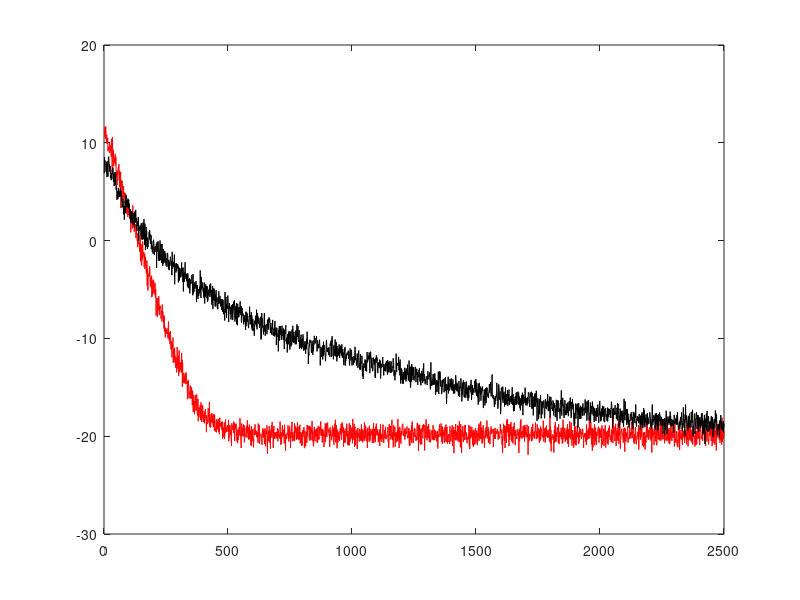

Source code (MATLAB):
%====================================================================
% Exercise 5.20.
% This function generates the model and data for white noise 
% as well as an AR process, and runs the LMS algorithm.
%=====================================================================

function  LMS 
 
 figure 
L=10;%Dimension of the unknown vector
N=2500; %Number of Data
theta=randn(L,1);%Unknown parameter

IterNo=100;
wtot=zeros(N,IterNo);
MSE1=zeros(N,IterNo);
MSE2=zeros(N,IterNo);
noisevar=0.01;
X = randn(L,N);
inputvec = @(n) X(:,n); %Input process (white)

noise = randn(N,1)*sqrt(noisevar);

y = zeros(N,1);
y(1:N) = X(:,1:N)'*theta;
y = y + noise;

for It=1:IterNo
    xcorrel = randn(N+L-1,1);
 
xcorrel = xcorrel/std(xcorrel);

X = convmtx(xcorrel,L)';
X(:,1:L-1) = [];

inputvec = @(n) X(:,n);

noise = randn(N,1)*sqrt(noisevar);

y = zeros(N,1);
y(1:N) = X(:,1:N)'*theta;
y = y + noise;
w=zeros(L,1);
   mu=0.01; %Step size for the LMS
        for i=1:N
         
            e=y(i)-w'*inputvec(i);
            w=w+mu*e*inputvec(i);
            MSE1(i,It)=e^2;
        end
        
  
end
  

MSE2=zeros(N,IterNo);
 
for It=1:IterNo
  xcorrel = randn(N+L-1,1);
xcorrel = filter(1,[1 0.85],xcorrel); % AR process
xcorrel = xcorrel/std(xcorrel);

X = convmtx(xcorrel,L)';
X(:,1:L-1) = [];

inputvec = @(n) X(:,n);


inputvec = @(n) X(:,n);

noise = randn(N,1)*sqrt(noisevar);

y = zeros(N,1);
y(1:N) = X(:,1:N)'*theta;
y = y + noise;
w=zeros(L,1);
   mu=0.01;
        w=zeros(L,1);
         mu=0.01;%Small stepsize. Choose a large stepsize to obtain 
                  %a divergence scenario
        for i=1:N
        
            e=y(i)-w'*inputvec(i);
            w=w+mu*e*inputvec(i);
            MSE2(i,It)=e^2;
        end

end
MSEav1=sum(MSE1')/IterNo;
MSEav2=sum(MSE2')/IterNo;


plot(10*log10(MSEav1),'r');hold on
plot(10*log10(MSEav2),'k')
